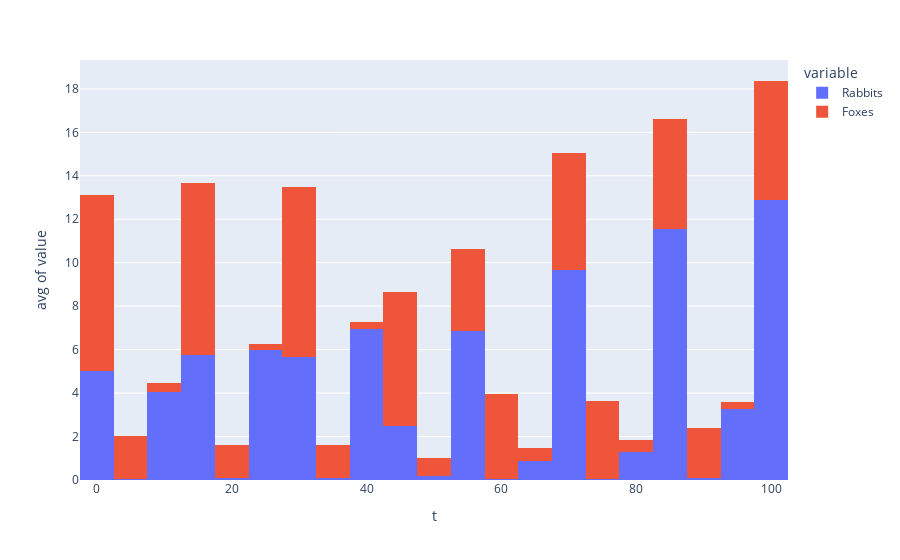

Notebook code for this chart:
### Code cell
fig = px.histogram( df, x='t', y=['Rabbits',"Foxes"], barmode="stack", nbins=df.shape[0], histfunc="avg" )
fig

### Figure 1 — Plotly figure (JSON) as saved in the notebook; plotly's stock layout.template omitted (floating-point values rounded to 4 significant figures)
{"data": [{"bingroup": "x", "histfunc": "avg", "hovertemplate": "variable=Rabbits<br>t=%{x}<br>avg of value=%{y}<extra></extra>", "legendgroup": "Rabbits", "marker": {"color": "#636efa", "pattern": {"shape": ""}}, "name": "Rabbits", "nbinsx": 50, "orientation": "v", "showlegend": true, "type": "histogram", "x": [0.0, 2.041, 4.082, 6.122, 8.163, 10.2, 12.24, 14.29, 16.33, 18.37, 20.41, 22.45, 24.49, 26.53, 28.57, 30.61, 32.65, 34.69, 36.73, 38.78, 40.82, 42.86, 44.9, 46.94, 48.98, 51.02, 53.06, 55.1, 57.14, 59.18, 61.22, 63.27, 65.31, 67.35, 69.39, 71.43, 73.47, 75.51, 77.55, 79.59, 81.63, 83.67, 85.71, 87.76, 89.8, 91.84, 93.88, 95.92, 97.96, 100.0], "xaxis": "x", "y": [10.0, 0.06709, 0.02045, 0.04187, 0.202, 1.382, 10.63, 11.44, 0.07375, 0.02133, 0.04277, 0.2018, 1.38, 10.55, 11.23, 0.08096, 0.02439, 0.04976, 0.2384, 1.622, 12.26, 7.303, 0.06663, 0.02467, 0.0549, 0.2733, 1.898, 14.24, 4.488, 0.05634, 0.02536, 0.06189, 0.319, 2.243, 16.7, 2.669, 0.05359, 0.03118, 0.08445, 0.4568, 3.264, 22.11, 0.9861, 0.04738, 0.04156, 0.1357, 0.7879, 5.736, 25.52, 0.2962], "yaxis": "y"}, {"bingroup": "x", "histfunc": "avg", "hovertemplate": "variable=Foxes<br>t=%{x}<br>avg of value=%{y}<extra></extra>", "legendgroup": "Foxes", "marker": {"color": "#EF553B", "pattern": {"shape": ""}}, "name": "Foxes", "nbinsx": 50, "orientation": "v", "showlegend": true, "type": "histogram", "x": [0.0, 2.041, 4.082, 6.122, 8.163, 10.2, 12.24, 14.29, 16.33, 18.37, 20.41, 22.45, 24.49, 26.53, 28.57, 30.61, 32.65, 34.69, 36.73, 38.78, 40.82, 42.86, 44.9, 46.94, 48.98, 51.02, 53.06, 55.1, 57.14, 59.18, 61.22, 63.27, 65.31, 67.35, 69.39, 71.43, 73.47, 75.51, 77.55, 79.59, 81.63, 83.67, 85.71, 87.76, 89.8, 91.84, 93.88, 95.92, 97.96, 100.0], "xaxis": "x", "y": [10.0, 6.14, 2.731, 1.213, 0.5477, 0.2739, 0.3053, 9.621, 6.23, 2.773, 1.233, 0.5561, 0.2781, 0.3172, 9.481, 6.152, 2.74, 1.219, 0.552, 0.2819, 0.3655, 10.24, 5.797, 2.58, 1.148, 0.5216, 0.2729, 0.4265, 10.52, 5.439, 2.42, 1.078, 0.4915, 0.2651, 0.5067, 10.21, 5.0, 2.226, 0.9933, 0.4591, 0.2707, 1.01, 9.161, 4.245, 1.891, 0.8486, 0.404, 0.2958, 3.488, 7.422], "yaxis": "y"}], "layout": {"barmode": "stack", "legend": {"title": {"text": "variable"}, "tracegroupgap": 0}, "margin": {"t": 60}, "xaxis": {"anchor": "y", "domain": [0, 1], "title": {"text": "t"}}, "yaxis": {"anchor": "x", "domain": [0, 1], "title": {"text": "avg of value"}}}}
